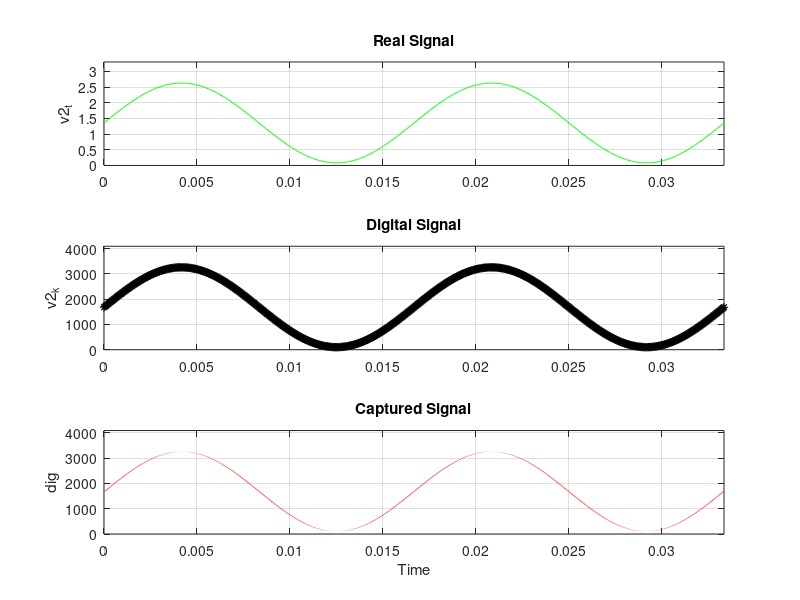

Here is the MATLAB script that generated this plot:
# ADC conversion simulation to use with some microcontrollers
# thmalmeida
# created 2014 ?
# edited on 20220416

clc, clear all
% load('s1_s2_s3_s4_s5_s6_s7_20140522')

%		__Vma
%		|
%		|
%
%
%
%


# stm32F103 ADC clock parameters - clk = F_clk MHz, internal div = 128, 13 cycles for ADC conversion.
n_bits = 12;								% ADC conversion resolution;
F_clk = 8e6;								% Crystal system clock [Hz];
div_1 = 1;									% AHB bus prescale;
div_2 = 1;									% APB2 bus prescale;
div_3 = 8;									% ADC prescale;
% divFc = 128;								% uC dision factor;
% divScale = 16;							% software prescale factor;
adc_clk = F_clk/div_1/div_2/div_3;			% ADC clock after all prescalers
% Options sampling time: 1.5; 7.5; 13.5; 28.5; 41.5; 55.5; 71.5; 239.5.
adc_sampling_list = [1.5 7.5 13.5 28.5 41.5 55.5 71.5 239.5];
adc_sampling_time = adc_sampling_list(8);	% amount of time clock to sample [cycles];
adc_conv = 12.5;							% Fixed cycles number of ADC peripheral takes to convert [cycles];
T_conv = adc_sampling_time + adc_conv;		% ADC conversion time [cycles];
% T_conv = 1/1000;
Fs_adc = adc_clk/T_conv;					% ADC sampling rate [samples/s];

# After find de sample frequency
Fs_adc = 21000;                             % (ESP32, for example) Uncomment this line to set sample frequency directly;
Ts_adc = 1/Fs_adc;							% Sample time [s];

% Fs = F_clk/divFc/13;						% Sample rate;
% Fs_div = Fs/divScale;						% Sample rate with prescale;

# Teorical periodic signal construction
f_signal = 60;								% Frequency of sinal;
n_cycles = 2;								% Number of cycles;
T_signal = 1/f_signal;						% Signal period [s]
w = 2*pi*f_signal;							% Angular frequency [rad/s]
phi = 0;									% Phase

# Number of points per cycle definition based on sample rate or fixed
n_points_cycle_2 = T_signal/Ts_adc;         % Number of points per cycle;
n_points_cycle = Fs_adc/f_signal;			% Number of points per cycle;
n_points = n_points_cycle*n_cycles;			% Number of signal points.
% n_points_cycle = round(Fs/f_signal);		% Number of points per cycle;
% n_points_cycle = 16;						% number of points for full wave
% n_points_cycle_div = Fs_div/f_signal;
% n_points_div  = n_points_cycle_div*n_cycles;
t = linspace(0,1/f_signal*n_cycles,n_points); % Signal time vector [s].

# Circuit polarization parameters for current sensor
% Vdc	    = 3.3;								% Vdc for ADC converter;
GND		= 0;								% gnd for ADC converter;
Vdc		= 3.3;								% Voltage supply [V];
Vmax    = 2.45
R1		= 56*10^3;							% Voltage divisor top resistor [Ohms];
R2		= 39*10^3;							% Voltage divisor bottom resistor [Ohms];
Rb		= 120;								% Burden resistor. Bias.
V_R2	= Vdc*R2/(R1+R2);					% Voltage over R2 [V];

N1		= 1;								% Current transformer sensor ration parameters
N2		= 2000;								% Current transformer sensor ration parameters

i1		= 15;								% Load current [A];
i2		= i1/(N2/N1);						% Current burden [A];
i2p     = i2*sqrt(2);						% current peak [A];

i2_t	= i2p*sin(w*t+phi);					% i2 signal [A];
v2_t	= Rb*i2_t+V_R2;						% Voltage signal with offset readed by ADC pin;

v2_k = round(v2_t*(2^n_bits-1)/(Vdc));		% Voltage signal vector converted to digital value;

v2_kss = repelem(v2_k, 1000);				% super sampling v2_k;
t_ss = linspace(0, t(end), length(t)*1000);	% super sampling time vector;

# Converting the digital readed value to the load current in ampers;
i1_t = (Vdc*v2_k/(2^n_bits-1) - R2/(R1+R2)*Vdc)*(1/Rb)*(N2/N1);

k1_ = Vdc/(2^n_bits-1)						% Divided parts to find Irms
k2_ = R2/(R1+R2)*Vdc
k3_ = (1/Rb)*(N2/N1)
% Using the peak value;
i1_RMS = max(i1_t)/sqrt(2);					% Current in RMS [A];

% using the equation
i1_rms = sqrt(sum(i1_t.^2)/length(i1_t));


file0 = "s_vec.txt";
fid = fopen (file0, "w");
fprintf(fid, " %d,", v2_k);
fclose (fid);

% for i = 1:length(i1_t)
%     i1_t_pow =+ i1_t(i)^2;
% endfor
% figure(1);
% plot(t, v2_k);
% axis([t(1) t(end) 0 2^n_bits]);
% grid on
% figure(2)

% Vk_rms = 26;                            % Vf of power signal [Vrms]
% RL = 688;                               % Resistence of load [Ohms];
% IL_rms = Vk_rms/RL;						% Load current in RMS [A];
% ISp = (N2/N1)*sqrt(2)*IL_rms;           % Signal amplitude [A];
% IS_rms = ISp*sqrt(2);					% Signal current in RMS [A];
% IS = ISp*sin(w*t+phi);                  % Continuous signal build.

%% Dicrete signal reformulation
% VSp = ISp*Rb;                           % Peak value;
% VS = IS*Rb;								% Voltage signal vector [V];
% maxDecValue = 2^n_bits;                 % Maximum decimal value given n n_bits;

# Signal current on voltage format to digital value vector
% 0 ------------- 0
% 
% 255 -------  +VSp
% 0   -------  -VSp
 
% vk = round(VS*(maxDecValue-1)/5 + maxDecValue/2);
% (x-0)   =   255-0
% V-(-Vp)   +Vp - (-Vp)
% vk = round((maxDecValue*(vd+Vp))/(2*Vp));   % Discrete signal

%% Simulated Dicrete signal reformulation adding a prescaled at sample rate
% tks = linspace(0,1/f_signal*n_cycles,n_points/divScale); % Signal time vector;
% vks = round(interp1(t,vk,tks));                        % Signal with prescale factor;
% vks = resample(vk,1,divScale);
% Irms calculation

%% Irms calculation for vk
% s  = vk;                                    % signal selection
% iD = round(s - (mean(s)-maxDecValue/2));    % Offset remove.
% vs1 = iD.*Vdc/maxDecValue;                 %
% vs = vs1 - mean(vs1);                       %
% Vk_rms = sqrt(mean(abs(vs).^2));
% Ik_rms = k3*Vk_rms/Rb;

%% Irms calculation for vks
% s  = vks;                                   % signal selection
% iD = round(s - (mean(s)-maxDecValue/2));    % Offset remove.
% vs1 = iD.*Vdc/maxDecValue;                 %
% vs = vs1 - mean(vs1);                       %
% Vks_rms = sqrt(mean(abs(vs).^2));
% Iks_rms = k3*Vks_rms/Rb;

%% Irms calculation for Signal Captured (s7)
% s  = s7;                                    % signal selection
% iD = round(s - (mean(s)-maxDecValue/2));    % Offset remove.
% vs1 = iD.*Vdc/maxDecValue;                 %
% vs = vs1 - mean(vs1);                       %
% Vks_rms = sqrt(mean(abs(vs).^2));
% Iksr_rms = k3*Vks_rms/R;

fprintf('---- Signal ----\n');
fprintf('Fs          : %d kS/s\n', Fs_adc/1000);
fprintf('Ts          : %d ms\n', Ts_adc*1000);
fprintf('Points/Cycle: %d\n', n_points_cycle);
fprintf('n_points     : %d\n', n_points);
% fprintf('Irms        : %f\n', Ik_rms);

% fprintf('\n---- Simulated Captured Points ----\n');
% fprintf('Fs          : %d S/s\n', Fs_adc);
% fprintf('Points/Cycle: %d\n', round(n_points_cycle_div));
% fprintf('n_points     : %d\n', round(n_points_div));
% fprintf('Irms        : %f\n', Iks_rms);

% fprintf('\n---- Captured Points ----\n');
% fprintf('Fs          : %d S/s\n', Fs_div);
% fprintf('Points/Cycle: %d\n', n_points_cycle_div);
% fprintf('n_points     : %d\n', n_points_div);
% fprintf('Irms        : %f\n', Iksr_rms);


% set(gcf, 'Position', get(0,'Screensize'));

% subplot(4,1,1);
% plot(t,vd,'b')
% ylabel('Vd');
% title('Real Signal')

subplot(3,1,1);
plot(t,v2_t,'g')
% xlabel('Time');
ylabel('v2_t');
title('Real Signal')
axis([0 t(end) GND Vdc])
grid on

subplot(3,1,2);
plot(t,v2_k,'k*')
% xlabel('Time');
ylabel('v2_k');
title('Digital Signal')
axis([0 t(end) 0 (2^n_bits-1)])
grid on


subplot(3,1,3);
plot(t_ss, v2_kss,'r')
xlabel('Time');
ylabel('dig');
title('Captured Signal')
axis([0 t(end) 0 (2^n_bits-1)])
grid on

printf("IRMS: %.2f A\n", i1_RMS);
printf("Irms: %.2f A\n", i1_rms);

% Caracteristicas sensor 1  0 a 20 A
% relação 1:2000 com R=300 ohms e Iout =[0 10 mA]




